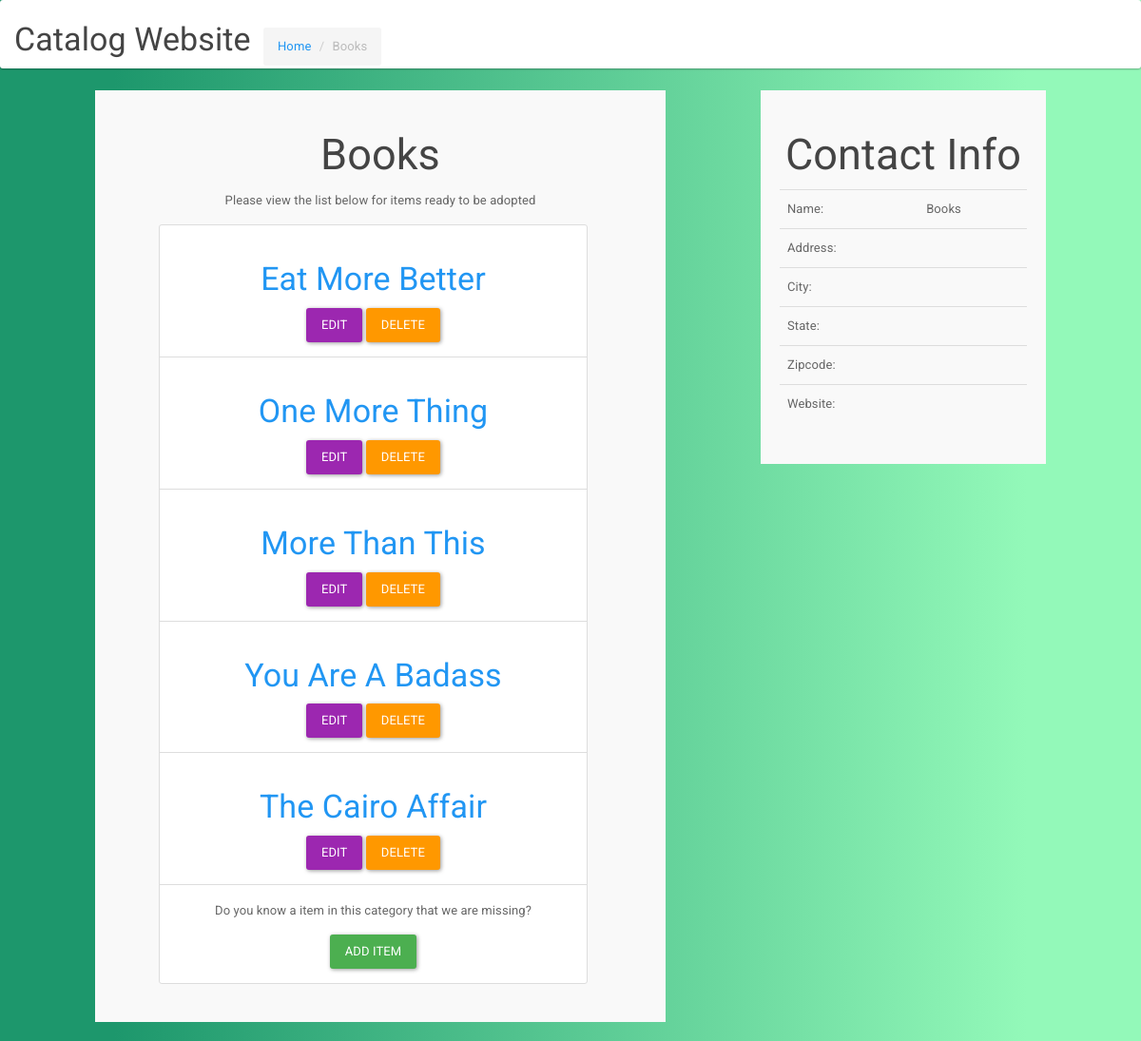
Page /category/1/ on the committed database.
### database_setup.py (models this page shows, shortened)
class Categories(Base):
    __tablename__ = 'categories'
    id = Column(Integer, primary_key=True)
    name = Column(String(30), nullable=False)
    image = Column(String(250), nullable=False)
    description = Column(String(250), nullable=False)
    user_id = Column(Integer, ForeignKey('users.id'))
    users = relationship(Users)

class Items(Base):
    __tablename__ = 'items'
    id = Column(Integer, primary_key=True)
    name = Column(String(30), nullable=False)
    image = Column(String(250), nullable=False)
    description = Column(String(250), nullable=False)
    user_id = Column(Integer, ForeignKey('users.id'))
    users = relationship(Users)
    category_id = Column(Integer, ForeignKey('categories.id'))
    categories = relationship(Categories)

### catalog/views.py (the view)
@app.route('/category/<int:category_id>/')
def showCategory(category_id):
    category = models.category_get(category_id)
    items = models.items_get_by_category(category_id)
    return render_template('categories/show.html', category=category,
                           items=items)

### catalog/models.py (called while the page is built)
def category_get(category_id):
    return session.query(Categories).filter_by(id=category_id).one()

def items_get_by_category(category_id):
    return session.query(Items).filter_by(category_id=category_id)

### catalog/templates/categories/show.html (shortened to what this page needs)
{% extends "layout.html" %}
  {% block body %}
    <nav class="navbar navbar-default">
      <div class="container-fluid">
        <div class="navbar-header">
          <h3>Catalog Website</h3>
          <ol class="breadcrumb">
            <li><a href="{{ url_for('index')}}">Home</a></li>
            <li class="active">{{ category.name }}</li>
          </ol>
        </div>
      </div>
    </nav>
    <div class="col-md-6 col-md-offset-1 well">
      <h2 class='text-center'>{{ category.name }}</h2>
      <p class ='text-center'>Please view the list below for items ready to be adopted</p>
      <ul class="list-group col-md-10 col-md-offset-1 text-center">
        {% for p in items %}
        <li class="list-group-item">
          <h3><a href="{{ url_for('showitem', category_id=category.id, item_id=p.id) }}">{{ p.name }}</a></h3>
          <a href="{{ url_for('editItem', category_id=category.id, item_id=p.id) }}" class="btn btn-info">Edit</a>
          <a href="{{ url_for('deleteItem', category_id=category.id, item_id=p.id) }}" class="btn btn-warning">Delete</a>
        </li>
        {% endfor %}
        <li class="list-group-item">
          <p>Do you know a item in this category that we are missing?</p>
          <a href="{{ url_for('newItem', category_id=category.id) }}" class="btn btn-success">Add item</a>
        </li>
      </ul>
    </div>
    <div class="col-md-3 col-md-offset-1 well">
      <h2 class='text-center'>Contact Info</h2>
      <table class="table">
        <tr>
          <td>Name:</td>
          <td>{{ category.name }}</td>
        </tr>
        <tr>
          <td>Address:</td>
          <td>{{ category.address }}</td>
        </tr>
        <tr>
          <td>City:</td>
          <td>{{ category.city }}</td>
        </tr>
        <tr>
          <td>State:</td>
          <td>{{ category.state }}</td>
        </tr>
        <tr>
          <td>Zipcode:</td>
          <td>{{ category.zipCode }}</td>
        </tr>
        <tr>
          <td>Website:</td>
          <td><a href="http://{{ category.website }}" target="_blank">{{ category.website }}</a></td>
        </tr>
      </table>
    </div>
  {% endblock %}

### catalog/static/main.css (style rules this page uses)
.navbar-header h3, .navbar-header .breadcrumb { display: inline-block; }
.breadcrumb { margin: 15px 0 0 10px; }

### rows in the picture
Categories: name "Books"
Items: name "Eat More Better"
Items: name "One More Thing"
Items: name "More Than This"
Items: name "You Are A Badass"
Items: name "The Cairo Affair"
